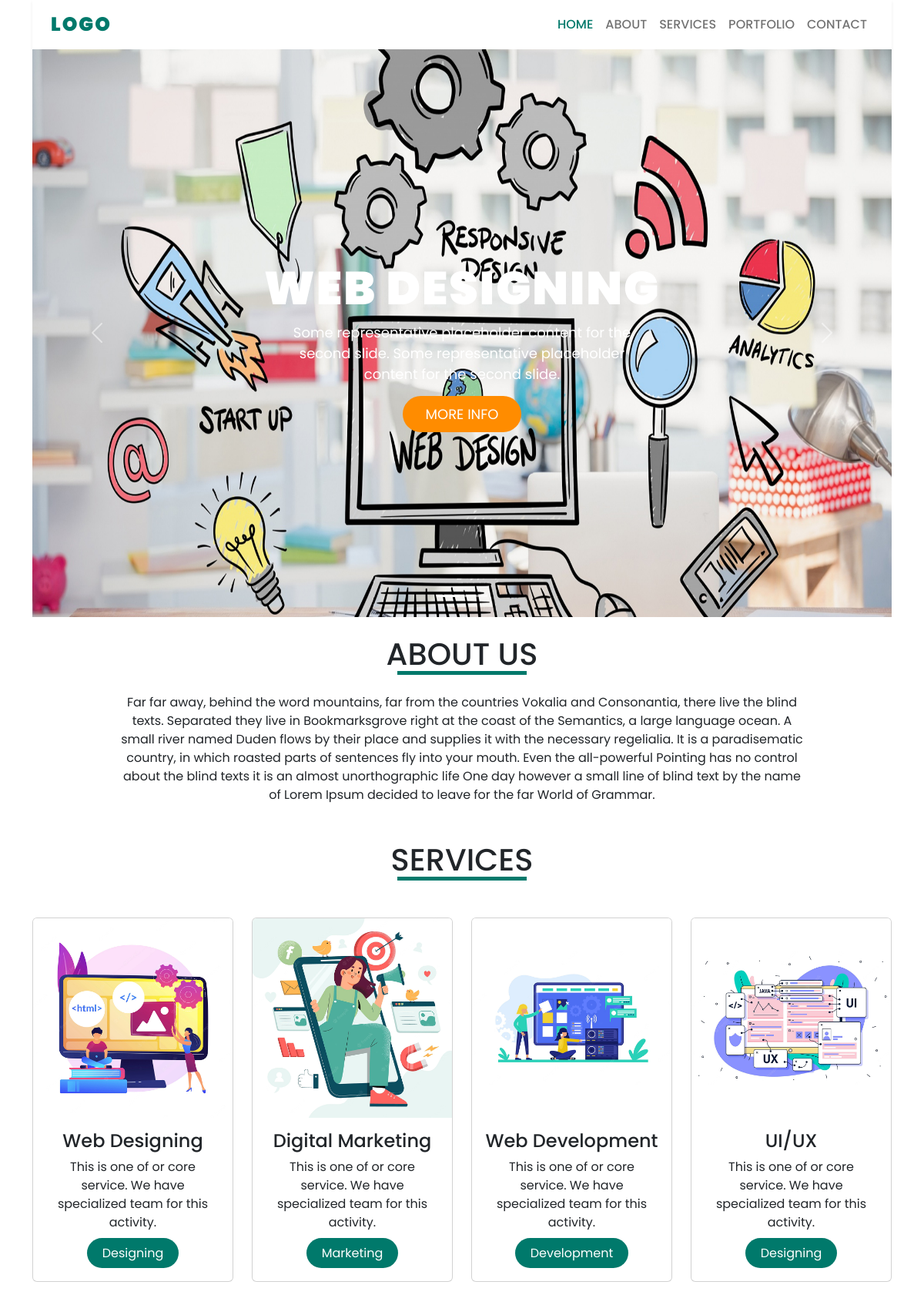
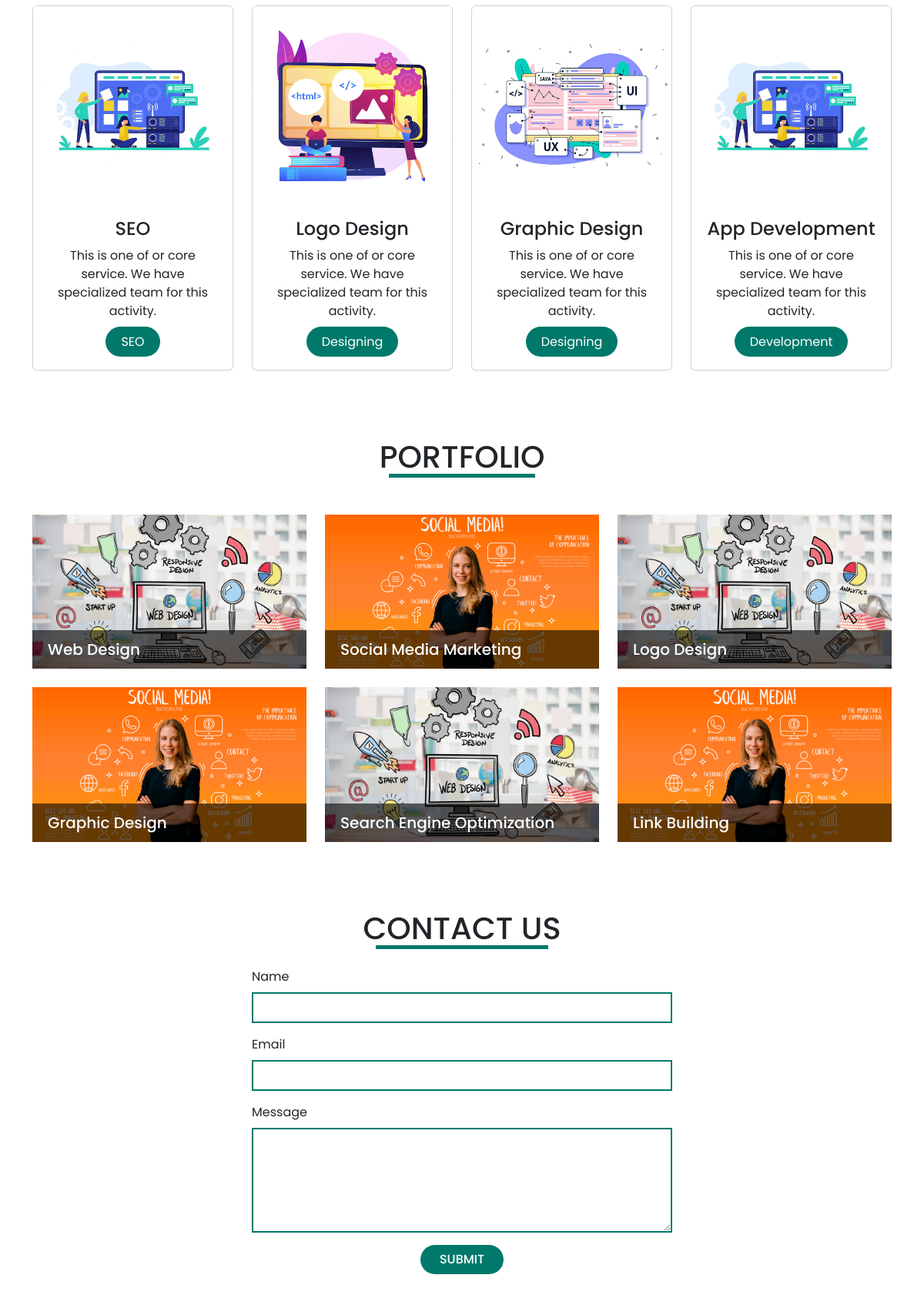
The page / on the database its author committed (2 pictures, top to bottom).
### website/models.py (models this page shows)
class Services(models.Model):
    image = models.ImageField()
    service_name = models.CharField(max_length=100)
    description = models.CharField(max_length=500)
    btn_text = models.CharField(max_length=50)
    class Meta:
        verbose_name = 'Service'

class Portfolio(models.Model):
    image = models.ImageField()
    category = models.CharField(max_length=50)

### website/views.py (the view, shortened to what this page needs)
# urls.py: path('', views.index, name='home')
def index(request):
    context = Services.objects.all()
    portfolio = Portfolio.objects.all()
    return render(request, 'index.html', {'context':context, 'portfolio':portfolio})

### templates/index.html (shortened to what this page needs)
{% extends "base.html" %}
{% load static %}
{% static 'images' as baseUrl %}
{% block content %}
   <section>
    <div class="container">
      <div class="row">
        <div class="col-xs-12">
          <div id="carouselExampleCaptions" class="carousel slide" data-bs-ride="carousel">
            <div class="carousel-indicators">
              <button type="button" data-bs-target="#carouselExampleCaptions" data-bs-slide-to="0" class="active" aria-current="true" aria-label="Slide 1"></button>
              <button type="button" data-bs-target="#carouselExampleCaptions" data-bs-slide-to="1" aria-label="Slide 2"></button>
            </div>
            <div class="carousel-inner">
              <div class="carousel-item active" data-bs-interval="5000">
                <img src="{% static 'images/Web_Designing_Hero.jpg' %}" class="d-block w-100" alt="...">
                <div class="carousel-caption">
                  <h5 class="animate__animated animate__slideInDown" animation-delay: 3s;>Web Designing</h5>
                  <p class="animate__animated animate__slideInUp" animation-delay: 5s;>Some representative placeholder content for the second slide. Some representative placeholder content for the second slide.</p>
                  <p class="animate__animated animate__slideInUp" animation-delay: 7s;><a href="#">More Info</a></p>
                </div>
              </div>
            </div>
            <button class="carousel-control-prev" type="button" data-bs-target="#carouselExampleCaptions" data-bs-slide="prev">
              <span class="carousel-control-prev-icon" aria-hidden="true"></span>
            </button>
            <button class="carousel-control-next" type="button" data-bs-target="#carouselExampleCaptions" data-bs-slide="next">
              <span class="carousel-control-next-icon" aria-hidden="true"></span>
            </button>
          </div>
        </div>
      </div>
    </div>
   </section>
  <div class="container">
    <div class="row" id="about">
      <div class="col heading text-center mt-4">
        <h1>ABOUT US</h1>
        <hr>
        <p class="mt-4 m-auto">
          Far far away, behind the word mountains, far from the countries Vokalia and Consonantia, there live the blind texts. Separated they live in Bookmarksgrove right at the coast of the Semantics, a large language ocean. A small river named Duden flows by their place and supplies it with the necessary regelialia. It is a paradisematic country, in which roasted parts of sentences fly into your mouth. Even the all-powerful Pointing has no control about the blind texts it is an almost unorthographic life One day however a small line of blind text by the name of Lorem Ipsum decided to leave for the far World of Grammar.
        </p>
      </div>
    </div>
  </div>
  <div class="container">
    <div class="row" id="services">
      <div class="col heading text-center mt-5">
        <h1>SERVICES</h1>
        <hr>
      </div>
    </div>
    <div class="row mt-5 mb-5">
      {% for services in context %}
      <div class="col-sm-6 col-md-6 col-lg-4 col-xl-3 mb-4">
        <div class="card text-center pb-2">
          <img src="{{services.image.url}}" class="card-img-top" alt="...">
          <div class="card-body">
            <h4 class="card-title">{{services.service_name}}</h4>
            <p class="card-text">{{services.description}}</p>
            <a href="" class="button">{{services.btn_text}}</a>
          </div>
        </div>
      </div>
      {% endfor %}
    </div>
  </div>
  <div class="container">
    <div class="row" id="portfolio">
      <div class="col heading portfolio text-center mt-3">
        <h1>PORTFOLIO</h1>
        <hr>
      </div>
    </div>
    <div class="row mt-5 mb-5">
      {% for p in portfolio %}
      <div class="col-sm-12 col-md-6 col-lg-6 col-xl-4 mb-4">
          <div class="overlay">
              <img src="{{p.image.url}}" class="img-fluid" alt="...">
              <div class="overlay-bg"></div>
              <div class="overlay-text">
                <h5 class="text-white">{{p.category}}</h5>
              </div>
          </div>
      </div>
      {% endfor %}
    </div>
  </div>
  <div class="container">
    <div class="row" id="contact">
      <div class="col heading contact text-center mt-3">
        <h1>CONTACT US</h1>
        <hr>
      </div>
    </div>
    <div class="row d-flex align-items-center justify-content-center mt-4 mb-5">
      <div class="col-sm-12 col-md-10 col-lg-6 col-xl-6">
        <form action="" method="POST" autocomplete="off">
          <div class="mb-3">
            <label for="name" class="form-label">Name</label>
            <input type="text" class="form-control shadow-none" id="name" name="name">
          </div>
          <div class="mb-3">
            <label for="email" class="form-label">Email</label>
            <input type="email" class="form-control shadow-none" id="email" name="email">
          </div>
          <div class="mb-3">
            <label for="message" class="form-label">Message</label>
            <textarea class="form-control shadow-none" id="message" rows="5" name="message"></textarea>
          </div>
          <button type="submit" class="ct-btn d-block m-auto">Submit</button>
        </form>
      </div>
    </div>
  </div>
{% endblock %}

### templates/base.html (shortened to what this page needs)
{% load static %}
<!DOCTYPE html>
<html lang="en">
<head>
    <link rel="stylesheet" href="{% static 'css/bootstrap.min.css' %}">
    <link rel="stylesheet" href="{% static 'css/style.css' %}">
    <link rel="stylesheet" href="{% static 'css/boxicons.min.css' %}">
    <link rel="stylesheet" href="https://cdnjs.cloudflare.com/ajax/libs/animate.css/4.1.1/animate.min.css"/>
</head>
<body>
    <section>
        <div class="container">
          <nav class="navbar navbar-expand-lg shadow-sm ps-4 pe-4">
            <a class="navbar-brand" href="#">logo</a>
            <div class="collapse navbar-collapse" id="navbarNav">
                <ul class="navbar-nav ms-auto ">
                  <li class="nav-item">
                    <a class="nav-link active" aria-current="page" href="#">Home</a>
                  </li>
                  <li class="nav-item">
                    <a class="nav-link" href="#about">About</a>
                  </li>
                  <li class="nav-item">
                    <a class="nav-link" href="#services">Services</a>
                  </li>
                  <li class="nav-item">
                    <a class="nav-link" href="#portfolio">Portfolio</a>
                  </li>
                  <li class="nav-item">
                    <a class="nav-link" href="#contact">Contact</a>
                  </li>
                </ul>
            </div>
          </nav>
        </div>
    </section>
{% block content %}
{% endblock %}
</body>
</html>

### static/css/style.css (style rules this page uses)
:root { --font-primary: "Poppins", sans-serif; }
:root { --color-default: #ffffff; --color-primary: #00796b; --color-secondary: #f85a40; --color-black: #000000; }
body { font-family: var(--font-primary); font-size: 16px; background-color: var(--color-default); }
a { color: var(--color-default); text-decoration: none; }
.navbar-brand { color: var(--color-primary); font-size: 25px; text-transform: uppercase; font-weight: 900; letter-spacing: 2px; }
.navbar-nav .nav-link { font-weight: 500; text-transform: uppercase; }
#navbarNav .active { color: var(--color-primary); }
.w-100 { height: 100vh; }
.carousel-item { height: calc(100vh - 63px); min-height: 300px; }
.carousel-caption { bottom: 220px; }
.carousel-caption h5 { font-size: 60px; text-transform: uppercase; letter-spacing: 2px; margin-top: 25px; font-weight: 900; }
.carousel-caption p { font-size: 18px; margin: auto; width: 60%; line-height: 1.5; }
.carousel-caption a { text-transform: uppercase; background: darkorange; padding: 10px 30px; display: inline-block; color: var(--color-default); margin-top: 15px; border-radius: 50px; }
.heading hr { width: 15%; margin: auto; border-top:5px solid var(--color-primary); opacity: 100%; margin-top: -10px; }
.heading p { width: 80%; }
.card-body .button { background-color: var(--color-primary); padding: 8px 20px; border-radius: 50px; }
.overlay { position: relative; }
.overlay .overlay-bg { position:absolute; left: 0; bottom: 0px; width: 100%; height: 50px; background: rgba(0, 0, 0, 0.6); z-index: 2; }
.overlay .overlay-text { position: absolute; left: 20px; bottom: 5px; z-index: 3; }
.portfolio hr { width: 17%; }
.contact hr { width: 20%; }
#name, #email, #message { border: 2px solid var(--color-primary); border-radius: 0; }
.ct-btn { padding: 7px 25px; font-weight: 500; text-transform: uppercase; border: none; background-color: var(--color-primary); color: var(--color-default); border-radius: 50px; }

### rows shown on the page
Services: image (picture), service_name "Web Designing", description "This is one of or core service. We have specialized team for this activity.", btn_text "Designing"
Services: image (picture), service_name "Digital Marketing", description "This is one of or core service. We have specialized team for this activity.", btn_text "Marketing"
Services: image (picture), service_name "Web Development", description "This is one of or core service. We have specialized team for this activity.", btn_text "Development"
Services: image (picture), service_name "UI/UX", description "This is one of or core service. We have specialized team for this activity.", btn_text "Designing"
Services: image (picture), service_name "SEO", description "This is one of or core service. We have specialized team for this activity.", btn_text "SEO"
Services: image (picture), service_name "Logo Design", description "This is one of or core service. We have specialized team for this activity.", btn_text "Designing"
Services: image (picture), service_name "Graphic Design", description "This is one of or core service. We have specialized team for this activity.", btn_text "Designing"
Services: image (picture), service_name "App Development", description "This is one of or core service. We have specialized team for this activity.", btn_text "Development"
Portfolio: image (picture), category "Web Design"
Portfolio: image (picture), category "Social Media Marketing"
Portfolio: image (picture), category "Logo Design"
Portfolio: image (picture), category "Graphic Design"
Portfolio: image (picture), category "Search Engine Optimization"
Portfolio: image (picture), category "Link Building"
